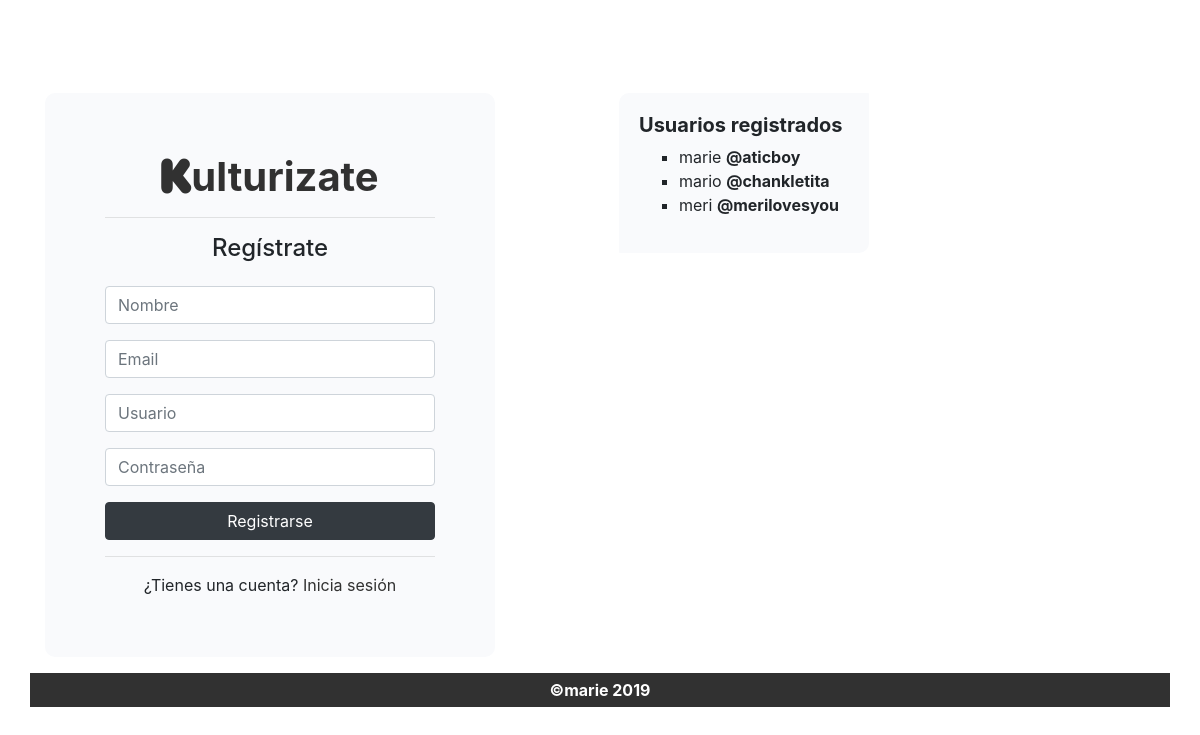
/registro.php, run on an earlier commit of the app's database.
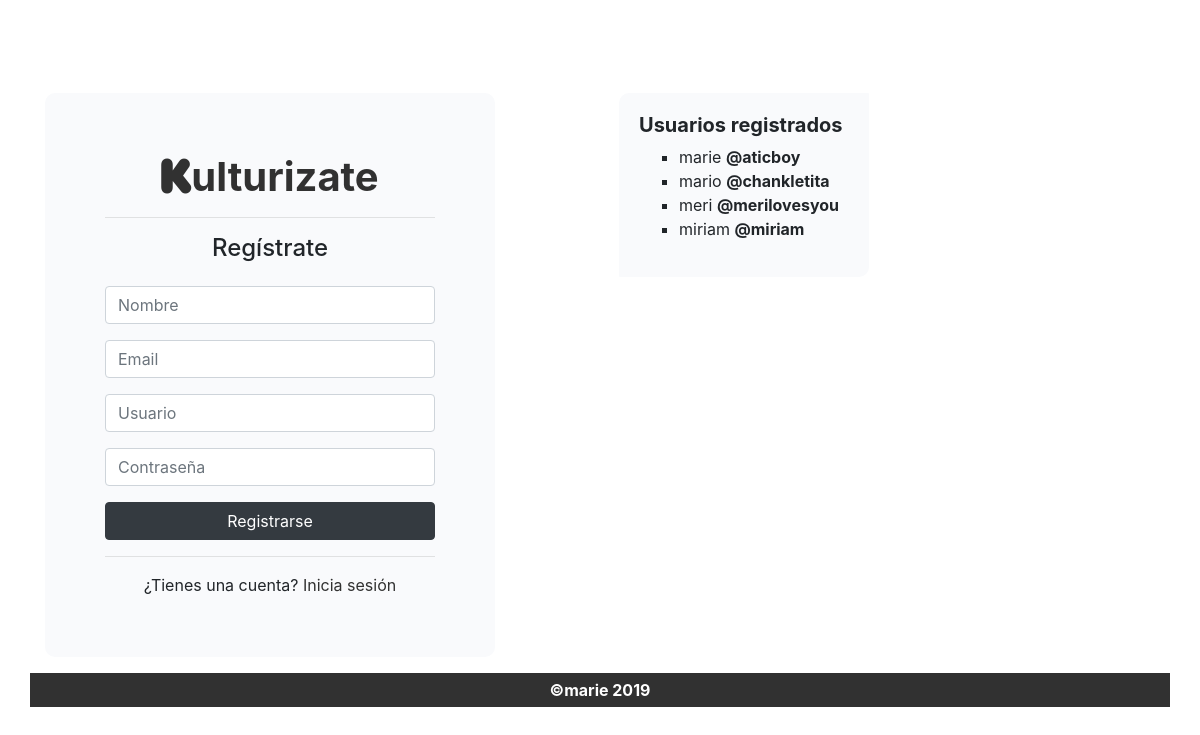
And on a later commit of the database.
### tables this page shows
CREATE TABLE `usuarios` (
  `id` int(10) NOT NULL,
  `nombre` varchar(50) NOT NULL,
  `correo` varchar(70) NOT NULL,
  `username` varchar(16) NOT NULL,
  `password` text NOT NULL
);

### registro.php (called while the page is built, shortened)
<?php
require "app/conexion.php";
try {
    $conexion = new PDO("mysql:host=$host;dbname=$dbname;", $user, $password, $opciones);
    $sql = "SELECT * FROM usuarios";
    $comando = $conexion->prepare($sql);
    $comando->execute();
    $usuarios = $comando->fetchAll(PDO::FETCH_ASSOC);
} catch (PDOException $e) {
    echo $e->getMessage();
}
require vista("registro");
?>

### app/vistas/registro.vistas.php (the view, shortened to what this page needs)
<!DOCTYPE html>
<html lang="en">
<head>
    <link rel="stylesheet" href="recursos/css/style.css">
    <link rel="stylesheet" href="recursos/css/bootstrap.css">
    <link rel="stylesheet" href="https://use.fontawesome.com/releases/v5.7.2/css/all.css">
</head>
<body class="align-items-center">
<div class="container">
        <div class="row">
            <div class="col-md-6">
                <form id="login" action="registro.php" method="post">
                    <h1><a href="index.php" class="text-kulturizate text-decoration-none "><i class="fab fa-kickstarter-k pl-0"></i><b>ulturizate</b></a></h1>
                    <hr>
                    <h4 class="mb-4">Regístrate</h4>
                    <input class="form-control mb-3" type="text" name="inputName" placeholder="Nombre" required
                        autofocus>
                    <input class="form-control mb-3" type="email" name="inputEmail" placeholder="Email" required>
                    <input class="form-control mb-3" type="text" name="inputUser" placeholder="Usuario" required
                        autocapitalize="off">
                    <input class="form-control mb-3" type="password" name="inputPassword" placeholder="Contraseña"
                        required>
                    <button class="btn btn-dark btn-block mb-3" type="submit">Registrarse</button>
                    <hr>
                    <div>¿Tienes una cuenta? <a href="login.php">Inicia sesión</a></div>
                </form>
</div>
 <div class="col-md-6">
     <div id="usuarios" class="ml-1">
                <h5><b>Usuarios registrados</b></h5>
                <ul type="square">
                    <?php
                        foreach($usuarios as $usuario) {
                            echo "<li> {$usuario['nombre']} <b>@{$usuario['username']}</b> </li>";
                        }
                    ?>
                </ul>
    </div>
    </div>
    </div>
<div class="row">
        <div class="col-md-12 mt-3 text-center fondo-f">
            <span style="color: white;"> <b>&copy;marie 2019</b></span>
        </div>
    </div>
</div>
</body>
</html>

### recursos/css/style.css (style rules this page uses)
body { transition: background ease .3s; display: flex; justify-content: center; flex-direction: column; height: 100vh; }
.container { display: flex; justify-content: center; flex-direction: column; height: 100vh; }

### app/vistas/registro.vistas.php (style rules this page uses)
body { margin: 0; padding: 0; background-image: url("recursos/img/cyberpunk.jpg"); height: 100vh; background-size: cover; }
.container { justify-content: center; }
#login { width: 450px; padding: 60px; align-content: center; justify-content: center; background: #f9fafc; text-align: center; border-radius: 10px 10px 10px 10px; }
#usuarios { width: 250px; padding: 20px; align-content: center; justify-content: center; background: #f9fafc; text-align: justify; border-radius: 10px 1px 10px 1px; }
a { color: #313131; transition: ease all 0.3s; }
.fondo-f { opacity: 0.8px; background: #313131; padding: 5px; width: 100%; }

What changed in the data, as far as the page shows it:
added usuarios: nombre "miriam", username "miriam"
